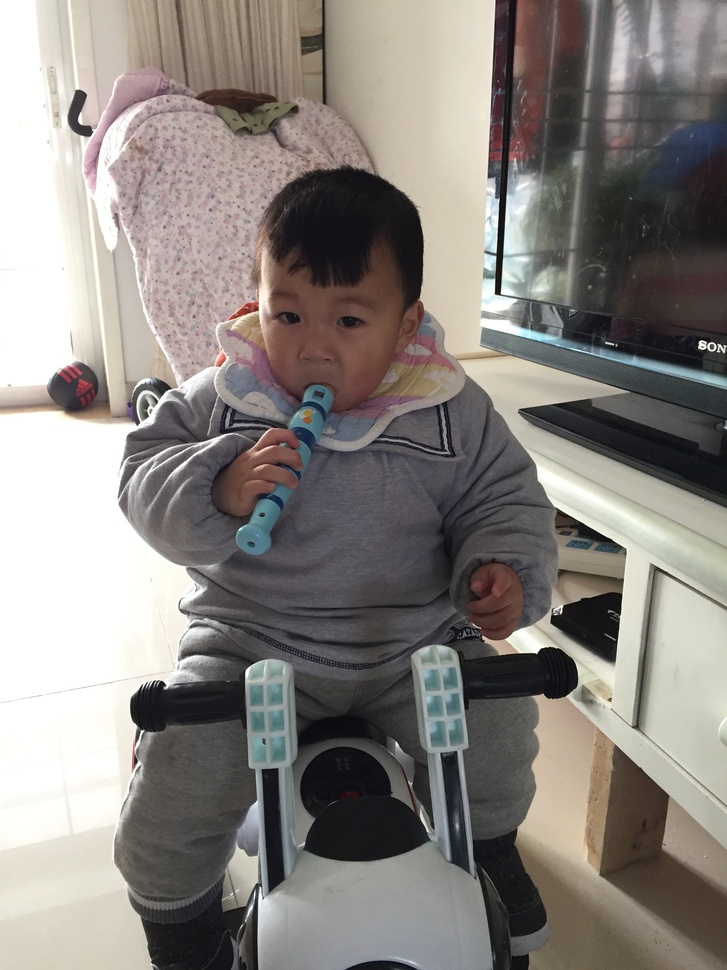
#> input picture imgs/boy.jpeg, 727 x 970 px, shrunk from 2448 x 3264 before the run; its folder holds only this picture in this run
$ python -i hog.py   (imports and definitions only)   (older library calls are emulated)
#> lines starting #> are read from the running program, lines starting #| are printed output that depends on the picture
import numpy as np
import cv2
from scipy.ndimage.filters import convolve
import math
from sklearn import svm
import os
import time
f_path = '/Users/kaneiki/Desktop/Image_Processing/hand_img/f'
g_path = '/Users/kaneiki/Desktop/Image_Processing/hand_img/g/'
w_path = '/Users/kaneiki/Desktop/Image_Processing/hand_img/w/'
l_path = '/Users/kaneiki/Desktop/Image_Processing/hand_img/l/'
others_path = "/Users/kaneiki/Desktop/Image_Processing/hand_img/others/"
test_f = "/Users/kaneiki/Desktop/Image_Processing/hand_img/data/f/"
test_g = "/Users/kaneiki/Desktop/Image_Processing/hand_img/g/"
# test_l = "/Users/kaneiki/Desktop/Image_Processing/hand_img/data/l/"
cn = 20


def Gx(src):
    f = np.array([
        [-1, 0, 1],
        [-2, 0, 2],
        [-1, 0, 1]
    ], np.float)
    return convolve(src, f)


def Gy(src):
    f = np.array([
        [-1, -2, -1],
        [0, 0, 0],
        [1, 2, 1]
    ], np.float)
    return convolve(src, f)


def togray(src):
    return src[:, :, 0]*0.299+src[:, :, 1]*0.587+src[:, :, 0]*0.144


def Gamma(src, gamma):
    return np.exp(np.log(src/np.max(src))*gamma)*255


def gaussfilter(src, size, exps):
    PI = math.acos(-1)
    f = np.zeros((size, size), np.float)
    for i in range(size):
        for j in range(size):
            f[i][j] = (i-size//2)*(i-size//2)+(j-size//2)*(j-size//2)
    f = 1./(2.*PI*exps*exps)*np.exp(-f/(2.*exps*exps))
    return convolve(src, f)


def exact(angle, c_size, k_size, bin=9, sigma=0.1):
    h, w = c_size
    H, W = angle.shape
    ht = np.zeros((H//h, W//w, bin), np.float)

    for i in range(H//h):
        for j in range(W//w):
            t, _ = np.histogram(angle[i*h:i*h+h, j*w:j*w+w], bin, (-180, 180))
            ht[i][j] = t

    # print(ht)

    H = H//h
    W = W//w
    h, w = k_size
    l = h*w*bin
    res = np.zeros((H//h, W//w, l), np.float)
    for i in range(H//h):
        for j in range(W//w):
            res[i][j] = normal(np.reshape(
                ht[i*h:i*h+h, j*w:j*w+w], (l)), sigma)

    return np.reshape(res, (1, res.shape[0]*res.shape[1]*res.shape[2]))


def normal(src, sigma):
    v = src/np.sqrt(np.dot(src.T,src)+sigma*sigma)
    return v


def get_hog(img):
    PI = math.acos(-1)
    src = np.array(img, np.float)
    # 1.
    src = Gamma(src, 1)
    src = togray(src)
    src = gaussfilter(src, 7, 1.)
    # cv2.imshow("show", src.astype(np.uint8))

    # 2.
    gx = Gx(src)
    gy = Gy(src)
    angle = 1/PI*180*np.arctan(gy/gx)
    # print(angle)

    hog = exact(angle, (8, 8), (2, 2))
    return hog


def get_data(path, cl):
    c = 0
    X = 0
    for filename in os.listdir(path):
        if c >= cn:
            break
        if filename.endswith('.jpg'):
            filename = path + '/' + filename
            img = cv2.imread(filename)
            hog = get_hog(img)
            if c == 0:
                X = hog
            else:
                X = np.vstack([
                    X, hog
                ])
            c += 1
            # print(c)
    Y = np.ones((cn), np.float)*cl
    return X, Y


# [44 lines not run here, left out]
    # cv2.waitKey(0)
    # cv2.destroyAllWindows()

>>> import cv2
>>> picture = cv2.imread('../imgs/boy.jpeg')
#> picture is the input picture: shape (970, 727, 3); mean B, G, R 127.8, 132.3, 137.4
>>> result = get_hog(picture)
#> in togray, `return src[:, :, 0]*0.299+src[:, :, 1]*0.587+src[:, :, 0]*0.144`:
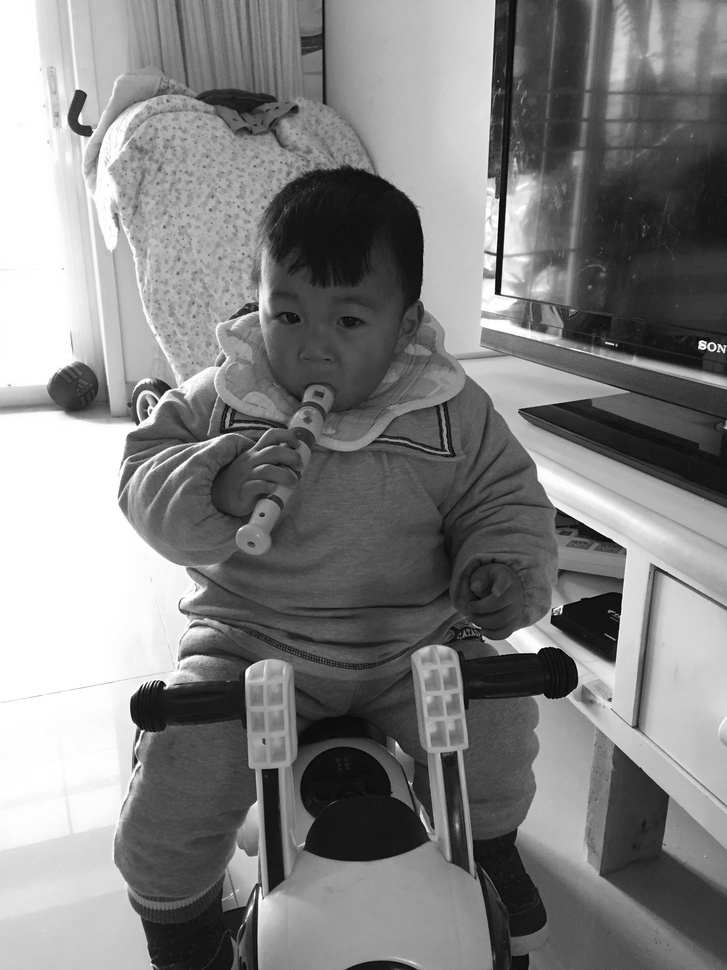
#> returned value: shape (970, 727) float64; min 0, max 262.6, mean 134.3; drawn with min black and max white
#> in Gx, `return convolve(src, f)`:
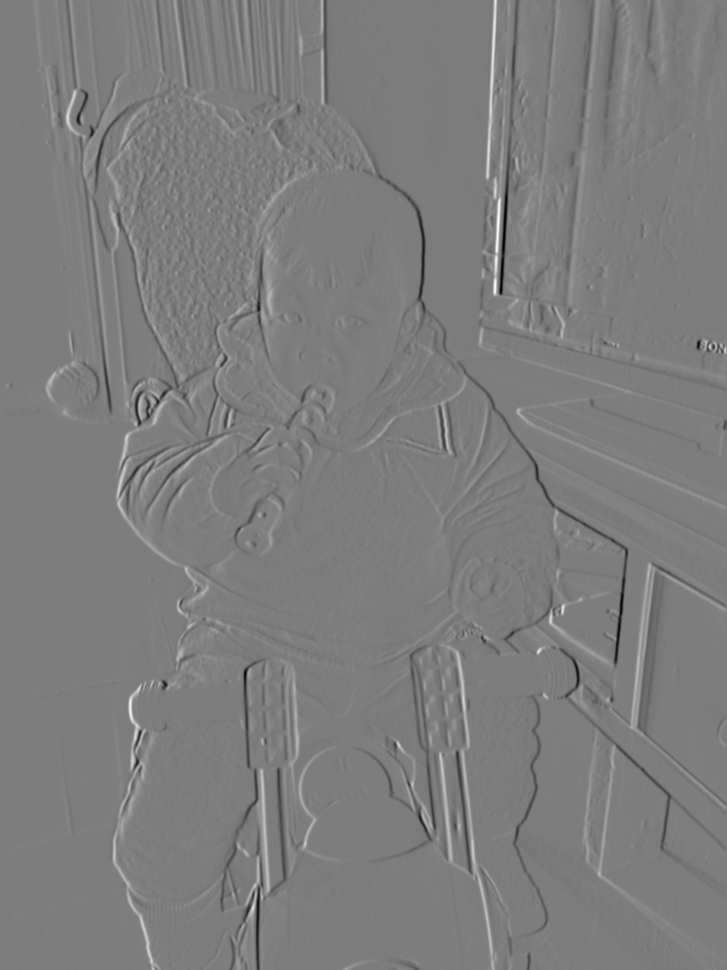
#> returned value: shape (970, 727) float64; min -611.6, max 634.4, mean 1.6; drawn with min black and max white
#> in Gy, `return convolve(src, f)`:
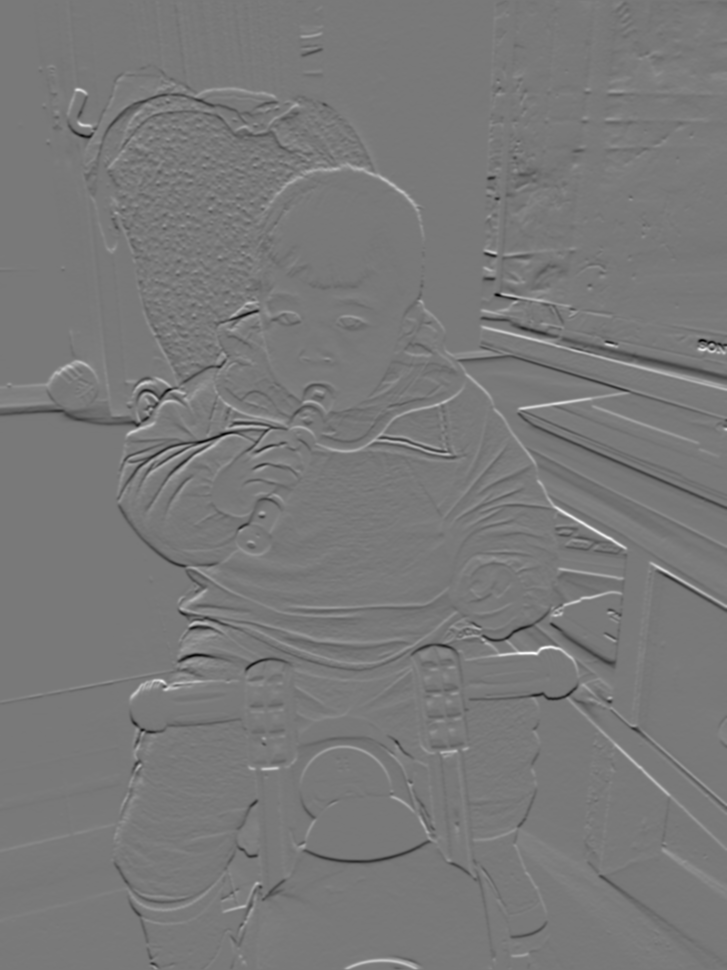
#> returned value: shape (970, 727) float64; min -543.6, max 599.1, mean 0.3; drawn with min black and max white
#> in get_hog, `angle = 1/PI*180*np.arctan(gy/gx)`:
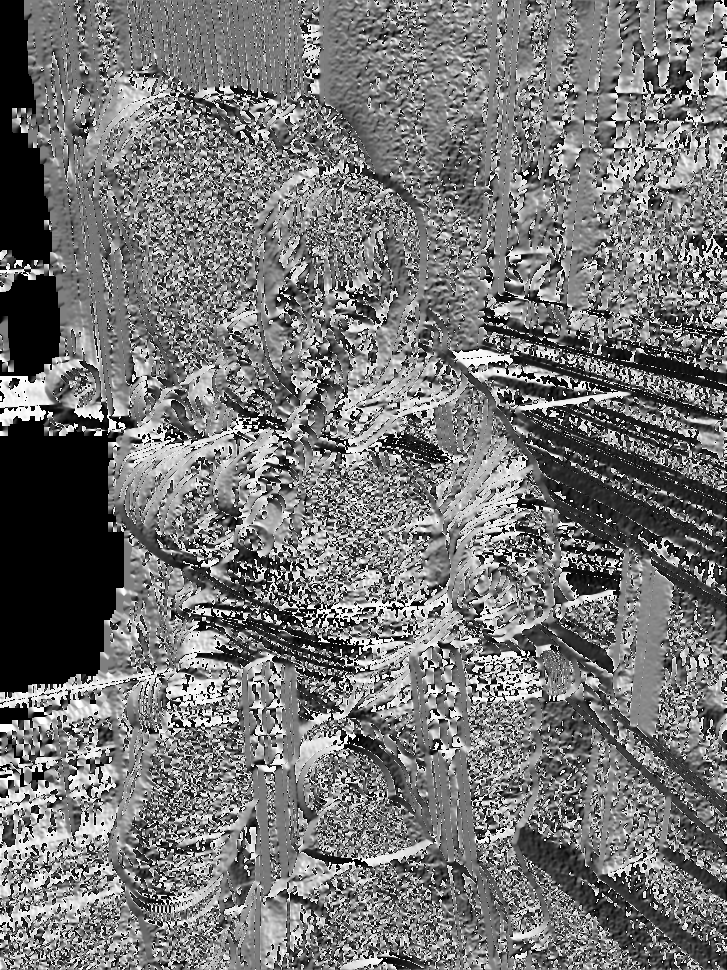
#> angle: shape (970, 727) float64; 6.01% of the values are NaN or infinite; the others: min -90, max 90, mean -1.84; drawn with min black, max white, NaN and infinite black

$ run again, on imgs/carving.png
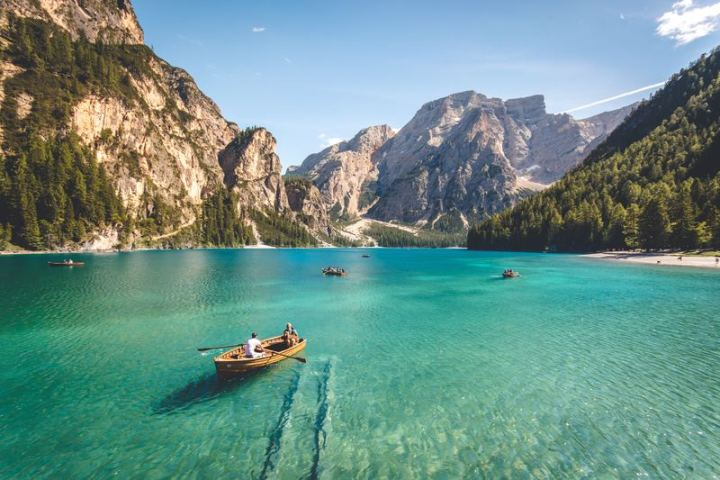
#> input picture imgs/carving.png, 720 x 480 px
#> picture is the input picture: shape (480, 720, 3); mean B, G, R 135.9, 143.5, 106.8
#> in Gy, `return convolve(src, f)`:
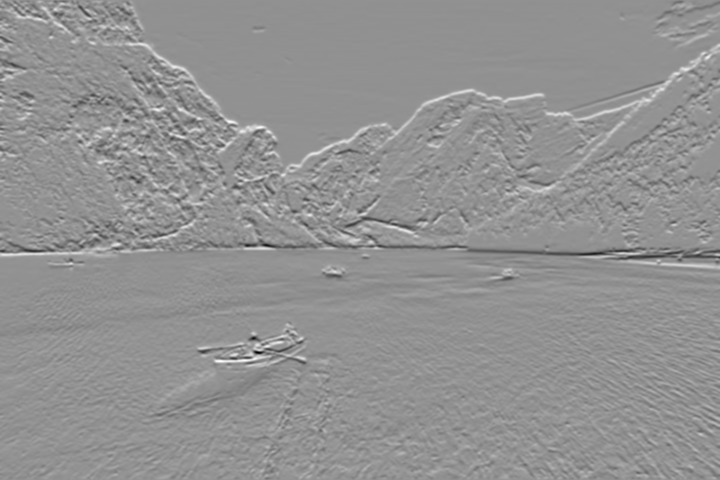
#> returned value: shape (480, 720) float64; min -505, max 375.7, mean 0.8; drawn with min black and max white
#> in get_hog, `angle = 1/PI*180*np.arctan(gy/gx)`:
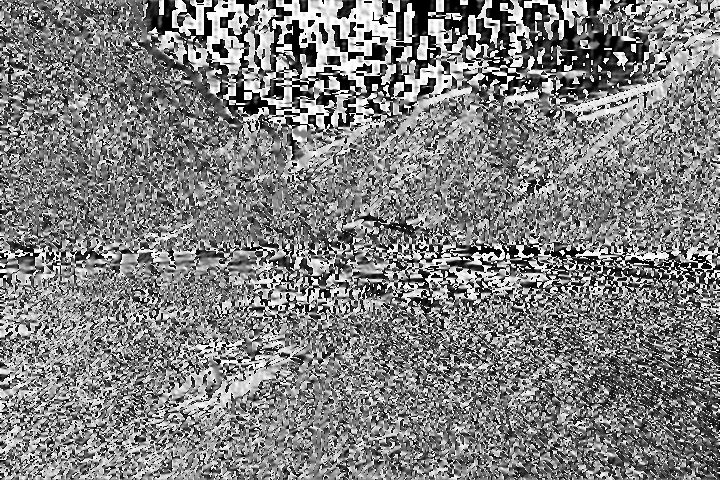
#> angle: shape (480, 720) float64; min -90, max 90, mean 0.4; drawn with min black and max white
